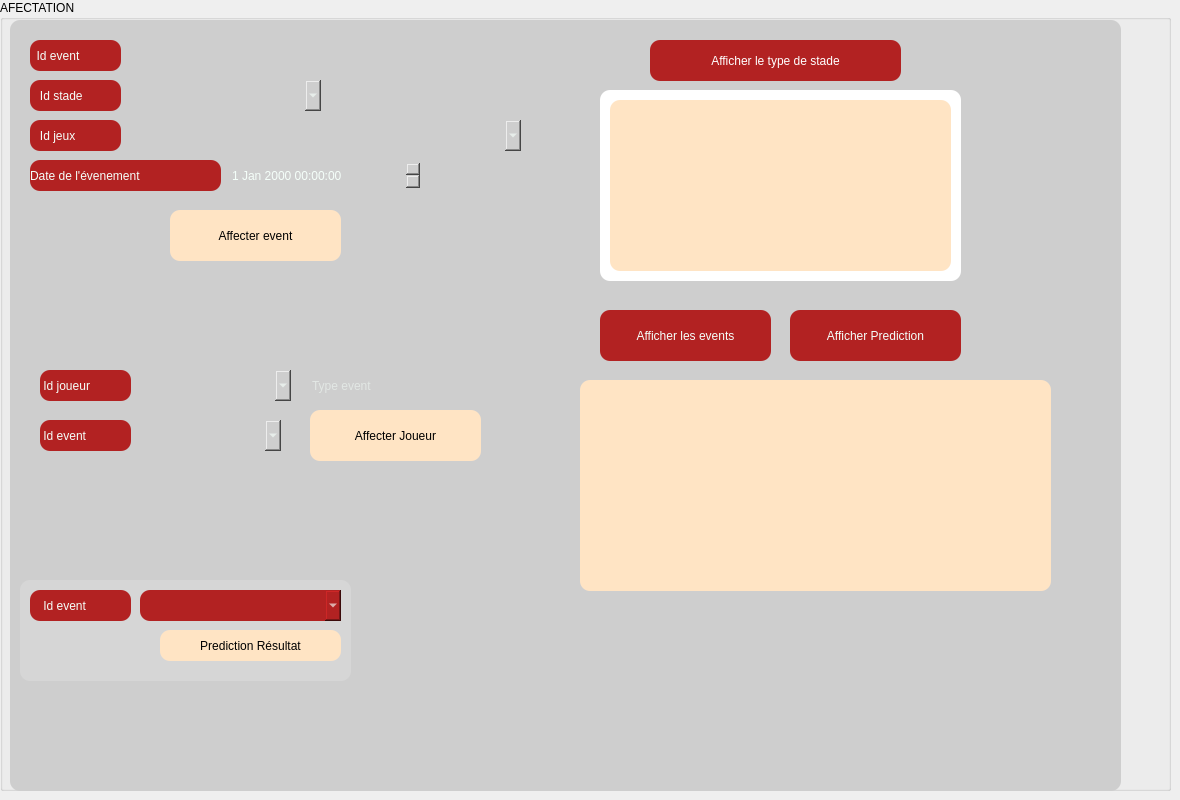
      <widget class="QWidget" name="tab_6">
       <attribute name="title">
        <string>Affectation au stade</string>
       </attribute>
       <widget class="QGroupBox" name="groupBox_3">
        <property name="geometry">
         <rect>
          <x>0</x>
          <y>0</y>
          <width>1171</width>
          <height>791</height>
         </rect>
        </property>
        <property name="title">
         <string>AFECTATION</string>
        </property>
        <widget class="QPushButton" name="pb_affecterevent">
         <property name="geometry">
          <rect>
           <x>170</x>
           <y>210</y>
           <width>171</width>
           <height>51</height>
          </rect>
         </property>
         <property name="styleSheet">
          <string notr="true">border: 1px solid gray;
font: 10pt &quot;Bahnschrift&quot;;
background: #FFE4C4;
color: #F5FFFA;
background-color: #FFE4C4; border: none;
border-radius: 10px;
icon-size: 30px;
font: 14pt &quot;Bahnschrift&quot;;
color: #000000;
</string>
         </property>
         <property name="text">
          <string>Affecter event</string>
         </property>
        </widget>
        <widget class="QDateTimeEdit" name="dateTimeEdit">
         <property name="geometry">
          <rect>
           <x>230</x>
           <y>160</y>
           <width>191</width>
           <height>31</height>
          </rect>
         </property>
         <property name="styleSheet">
          <string notr="true">border: 1px solid gray;
font: 10pt &quot;Bahnschrift&quot;;
background: #CECECE;
color: #F5FFFA;
background-color: #CECECE; border: none;
border-radius: 10px;
icon-size: 30px;
font: 14pt &quot;Bahnschrift&quot;;
</string>
         </property>
        </widget>
        <widget class="QComboBox" name="comboBox_jeuxaff">
         <property name="geometry">
          <rect>
           <x>330</x>
           <y>120</y>
           <width>191</width>
           <height>31</height>
          </rect>
         </property>
         <property name="styleSheet">
          <string notr="true">border: 1px solid gray;
font: 10pt &quot;Bahnschrift&quot;;
background: #CECECE;
color: #F5FFFA;
background-color: #CECECE; border: none;
border-radius: 10px;
icon-size: 30px;
font: 14pt &quot;Bahnschrift&quot;;
</string>
         </property>
        </widget>
        <widget class="QLabel" name="label_16">
         <property name="geometry">
          <rect>
           <x>30</x>
           <y>120</y>
           <width>91</width>
           <height>31</height>
          </rect>
         </property>
         <property name="styleSheet">
          <string notr="true">background: #B22222;
color: #F5FFFA;
background-color: #B22222; border: none;
border-radius: 10px;
icon-size: 30px;
font: 14pt &quot;Bahnschrift&quot;;
</string>
         </property>
         <property name="text">
          <string>   Id jeux</string>
         </property>
        </widget>
        <widget class="QLineEdit" name="lineEdit_idevent">
         <property name="geometry">
          <rect>
           <x>130</x>
           <y>40</y>
           <width>191</width>
           <height>31</height>
          </rect>
         </property>
         <property name="styleSheet">
          <string notr="true">border: 1px solid gray;
font: 10pt &quot;Bahnschrift&quot;;
background: #CECECE;
color: #F5FFFA;
background-color: #CECECE; border: none;
border-radius: 10px;
icon-size: 30px;
font: 14pt &quot;Bahnschrift&quot;;
</string>
         </property>
        </widget>
        <widget class="QLabel" name="label_17">
         <property name="geometry">
          <rect>
           <x>30</x>
           <y>160</y>
           <width>191</width>
           <height>31</height>
          </rect>
         </property>
         <property name="styleSheet">
          <string notr="true">background: #B22222;
color: #F5FFFA;
background-color: #B22222; border: none;
border-radius: 10px;
icon-size: 30px;
font: 14pt &quot;Bahnschrift&quot;;
</string>
         </property>
         <property name="text">
          <string>Date de l'évenement</string>
         </property>
        </widget>
        <widget class="QComboBox" name="comboBox_stadeaff">
         <property name="geometry">
          <rect>
           <x>130</x>
           <y>80</y>
           <width>191</width>
           <height>31</height>
          </rect>
         </property>
         <property name="styleSheet">
          <string notr="true">border: 1px solid gray;
font: 10pt &quot;Bahnschrift&quot;;
background: #CECECE;
color: #F5FFFA;
background-color: #CECECE; border: none;
border-radius: 10px;
icon-size: 30px;
font: 14pt &quot;Bahnschrift&quot;;
</string>
         </property>
        </widget>
        <widget class="QLabel" name="label_18">
         <property name="geometry">
          <rect>
           <x>30</x>
           <y>80</y>
           <width>91</width>
           <height>31</height>
          </rect>
         </property>
         <property name="styleSheet">
          <string notr="true">background: #B22222;
color: #F5FFFA;
background-color: #B22222; border: none;
border-radius: 10px;
icon-size: 30px;
font: 14pt &quot;Bahnschrift&quot;;
</string>
         </property>
         <property name="text">
          <string>   Id stade</string>
         </property>
        </widget>
        <widget class="QLabel" name="label_21">
         <property name="geometry">
          <rect>
           <x>30</x>
           <y>40</y>
           <width>91</width>
           <height>31</height>
          </rect>
         </property>
         <property name="styleSheet">
          <string notr="true">background: #B22222;
color: #F5FFFA;
background-color: #B22222; border: none;
border-radius: 10px;
icon-size: 30px;
font: 14pt &quot;Bahnschrift&quot;;
</string>
         </property>
         <property name="text">
          <string>  Id event</string>
         </property>
        </widget>
        <widget class="QLabel" name="label_22">
         <property name="geometry">
          <rect>
           <x>40</x>
           <y>370</y>
           <width>91</width>
           <height>31</height>
          </rect>
         </property>
         <property name="styleSheet">
          <string notr="true">background: #B22222;
color: #F5FFFA;
background-color: #B22222; border: none;
border-radius: 10px;
icon-size: 30px;
font: 14pt &quot;Bahnschrift&quot;;
</string>
         </property>
         <property name="text">
          <string> Id joueur</string>
         </property>
        </widget>
        <widget class="QPushButton" name="pushButton_3">
         <property name="geometry">
          <rect>
           <x>310</x>
           <y>410</y>
           <width>171</width>
           <height>51</height>
          </rect>
         </property>
         <property name="styleSheet">
          <string notr="true">border: 1px solid gray;
font: 10pt &quot;Bahnschrift&quot;;
background: #FFE4C4;
color: #F5FFFA;
background-color: #FFE4C4; border: none;
border-radius: 10px;
icon-size: 30px;
font: 14pt &quot;Bahnschrift&quot;;
color: #000000;
</string>
         </property>
         <property name="text">
          <string>Affecter Joueur</string>
         </property>
        </widget>
        <widget class="QComboBox" name="comboBox_idevent">
         <property name="geometry">
          <rect>
           <x>140</x>
           <y>420</y>
           <width>141</width>
           <height>31</height>
          </rect>
         </property>
         <property name="styleSheet">
          <string notr="true">border: 1px solid gray;
font: 10pt &quot;Bahnschrift&quot;;
background: #CECECE;
color: #F5FFFA;
background-color: #CECECE; border: none;
border-radius: 10px;
icon-size: 30px;
font: 14pt &quot;Bahnschrift&quot;;
</string>
         </property>
        </widget>
        <widget class="QComboBox" name="comboBox_idjoueur">
         <property name="geometry">
          <rect>
           <x>150</x>
           <y>370</y>
           <width>141</width>
           <height>31</height>
          </rect>
         </property>
         <property name="styleSheet">
          <string notr="true">border: 1px solid gray;
font: 10pt &quot;Bahnschrift&quot;;
background: #CECECE;
color: #F5FFFA;
background-color: #CECECE; border: none;
border-radius: 10px;
icon-size: 30px;
font: 14pt &quot;Bahnschrift&quot;;
</string>
         </property>
        </widget>
        <widget class="QLabel" name="label_23">
         <property name="geometry">
          <rect>
           <x>40</x>
           <y>420</y>
           <width>91</width>
           <height>31</height>
          </rect>
         </property>
         <property name="styleSheet">
          <string notr="true">background: #B22222;
color: #F5FFFA;
background-color: #B22222; border: none;
border-radius: 10px;
icon-size: 30px;
font: 14pt &quot;Bahnschrift&quot;;
</string>
         </property>
         <property name="text">
          <string> Id event</string>
         </property>
        </widget>
        <widget class="QPushButton" name="pushButton_5">
         <property name="geometry">
          <rect>
           <x>160</x>
           <y>630</y>
           <width>181</width>
           <height>31</height>
          </rect>
         </property>
         <property name="styleSheet">
          <string notr="true">border: 1px solid gray;
font: 10pt &quot;Bahnschrift&quot;;
background: #FFE4C4;
color: #F5FFFA;
background-color: #FFE4C4; border: none;
border-radius: 10px;
icon-size: 30px;
font: 14pt &quot;Bahnschrift&quot;;
color: #000000;
</string>
         </property>
         <property name="text">
          <string>Prediction Résultat</string>
         </property>
        </widget>
        <widget class="QComboBox" name="comboBox_predevent">
         <property name="geometry">
          <rect>
           <x>140</x>
           <y>590</y>
           <width>201</width>
           <height>31</height>
          </rect>
         </property>
         <property name="styleSheet">
          <string notr="true">background: #B22222;
color: #F5FFFA;
background-color: #B22222; border: none;
border-radius: 10px;
icon-size: 30px;
font: 14pt &quot;Bahnschrift&quot;;
</string>
         </property>
        </widget>
        <widget class="QLabel" name="label_24">
         <property name="geometry">
          <rect>
           <x>20</x>
           <y>580</y>
           <width>331</width>
           <height>101</height>
          </rect>
         </property>
         <property name="styleSheet">
          <string notr="true">background-color: rgb(214, 214, 214);
border-radius: 10px;</string>
         </property>
         <property name="text">
          <string/>
         </property>
        </widget>
        <widget class="QLabel" name="label_25">
         <property name="geometry">
          <rect>
           <x>30</x>
           <y>590</y>
           <width>101</width>
           <height>31</height>
          </rect>
         </property>
         <property name="styleSheet">
          <string notr="true">background: #B22222;
color: #F5FFFA;
background-color: #B22222; border: none;
border-radius: 10px;
icon-size: 30px;
font: 14pt &quot;Bahnschrift&quot;;
</string>
         </property>
         <property name="text">
          <string>    Id event</string>
         </property>
        </widget>
        <widget class="QTableView" name="tableView_affectation">
         <property name="geometry">
          <rect>
           <x>580</x>
           <y>380</y>
           <width>471</width>
           <height>211</height>
          </rect>
         </property>
         <property name="styleSheet">
          <string notr="true">border: 1px solid gray;
font: 10pt &quot;Bahnschrift&quot;;
background: #FFE4C4;
color: #F5FFFA;
background-color: #FFE4C4; border: none;
border-radius: 10px;
icon-size: 30px;
font: 14pt &quot;Bahnschrift&quot;;
color: #000000;
</string>
         </property>
        </widget>
        <widget class="QLineEdit" name="lineEdit_typeeventaff">
         <property name="geometry">
          <rect>
           <x>310</x>
           <y>370</y>
           <width>161</width>
           <height>31</height>
          </rect>
         </property>
         <property name="styleSheet">
          <string notr="true">border: 1px solid gray;
font: 10pt &quot;Bahnschrift&quot;;
background: #CECECE;
color: #F5FFFA;
background-color: #CECECE; border: none;
border-radius: 10px;
icon-size: 30px;
font: 14pt &quot;Bahnschrift&quot;;
</string>
         </property>
         <property name="text">
          <string/>
         </property>
         <property name="placeholderText">
          <string>Type event</string>
         </property>
        </widget>
        <widget class="QPushButton" name="pushButton_Afficherevent">
         <property name="geometry">
          <rect>
           <x>600</x>
           <y>310</y>
           <width>171</width>
           <height>51</height>
          </rect>
         </property>
         <property name="styleSheet">
          <string notr="true">background: #B22222;
color: #F5FFFA;
background-color: #B22222; border: none;
border-radius: 10px;
icon-size: 30px;
font: 14pt &quot;Bahnschrift&quot;;
</string>
         </property>
         <property name="text">
          <string>Afficher les events</string>
         </property>
        </widget>
        <widget class="QPushButton" name="pushButton_afficherprediction">
         <property name="geometry">
          <rect>
           <x>790</x>
           <y>310</y>
           <width>171</width>
           <height>51</height>
          </rect>
         </property>
         <property name="styleSheet">
          <string notr="true">background: #B22222;
color: #F5FFFA;
background-color: #B22222; border: none;
border-radius: 10px;
icon-size: 30px;
font: 14pt &quot;Bahnschrift&quot;;
</string>
         </property>
         <property name="text">
          <string>Afficher Prediction</string>
         </property>
        </widget>
        <widget class="QLabel" name="label_29">
         <property name="geometry">
          <rect>
           <x>600</x>
           <y>90</y>
           <width>361</width>
           <height>191</height>
          </rect>
         </property>
         <property name="styleSheet">
          <string notr="true">background-color: #fff;
border-radius: 10px;</string>
         </property>
         <property name="text">
          <string/>
         </property>
        </widget>
        <widget class="QPushButton" name="pushButton_affichermap_2">
         <property name="geometry">
          <rect>
           <x>650</x>
           <y>40</y>
           <width>251</width>
           <height>41</height>
          </rect>
         </property>
         <property name="styleSheet">
          <string notr="true">color: #fff;
background-color: #B22222; border: none;
border-radius: 10px;
icon-size: 30px;
font: 14pt &quot;Bahnschrift&quot;;
</string>
         </property>
         <property name="text">
          <string>Afficher le type de stade</string>
         </property>
        </widget>
        <widget class="QLabel" name="label_affichemap">
         <property name="geometry">
          <rect>
           <x>610</x>
           <y>100</y>
           <width>341</width>
           <height>171</height>
          </rect>
         </property>
         <property name="styleSheet">
          <string notr="true">border: 1px solid gray;
font: 10pt &quot;Bahnschrift&quot;;
background: #FFE4C4;
color: #F5FFFA;
background-color: #FFE4C4; border: none;
border-radius: 10px;
icon-size: 30px;
font: 14pt &quot;Bahnschrift&quot;;
color: #000000;
</string>
         </property>
         <property name="text">
          <string/>
         </property>
        </widget>
        <widget class="QLineEdit" name="lineEdit_idjeuxaff">
         <property name="geometry">
          <rect>
           <x>130</x>
           <y>120</y>
           <width>191</width>
           <height>31</height>
          </rect>
         </property>
         <property name="styleSheet">
          <string notr="true">border: 1px solid gray;
font: 10pt &quot;Bahnschrift&quot;;
background: #CECECE;
color: #F5FFFA;
background-color: #CECECE; border: none;
border-radius: 10px;
icon-size: 30px;
font: 14pt &quot;Bahnschrift&quot;;
</string>
         </property>
        </widget>
        <widget class="QLabel" name="label_28">
         <property name="geometry">
          <rect>
           <x>10</x>
           <y>20</y>
           <width>1111</width>
           <height>771</height>
          </rect>
         </property>
         <property name="styleSheet">
          <string notr="true">border: 1px solid gray;
font: 10pt &quot;Bahnschrift&quot;;
background: #CECECE;
color: #F5FFFA;
background-color: #CECECE; border: none;
border-radius: 10px;
icon-size: 30px;
font: 14pt &quot;Bahnschrift&quot;;
</string>
         </property>
         <property name="text">
          <string/>
         </property>
         <property name="pixmap">
          <pixmap>../../../../Nouveau dossier/image/AP21204406112649.webp</pixmap>
         </property>
         <property name="scaledContents">
          <bool>true</bool>
         </property>
        </widget>
        <widget class="QLabel" name="label_32">
         <property name="geometry">
          <rect>
           <x>10</x>
           <y>30</y>
           <width>521</width>
           <height>241</height>
          </rect>
         </property>
         <property name="styleSheet">
          <string notr="true">background-color: rgb(214, 214, 214);
border-radius: 10px;</string>
         </property>
         <property name="text">
          <string/>
         </property>
        </widget>
        <widget class="QLabel" name="label_26">
         <property name="geometry">
          <rect>
           <x>30</x>
           <y>360</y>
           <width>471</width>
           <height>121</height>
          </rect>
         </property>
         <property name="styleSheet">
          <string notr="true">background-color: rgb(214, 214, 214);
border-radius: 10px;</string>
         </property>
         <property name="text">
          <string/>
         </property>
        </widget>
        <widget class="QLabel" name="label_27">
         <property name="geometry">
          <rect>
           <x>20</x>
           <y>580</y>
           <width>471</width>
           <height>121</height>
          </rect>
         </property>
         <property name="styleSheet">
          <string notr="true">background-color: rgb(214, 214, 214);
border-radius: 10px;</string>
         </property>
         <property name="text">
          <string/>
         </property>
        </widget>
        <zorder>label_27</zorder>
        <zorder>label_26</zorder>
        <zorder>label_32</zorder>
        <zorder>label_28</zorder>
        <zorder>label_24</zorder>
        <zorder>label_21</zorder>
        <zorder>label_18</zorder>
        <zorder>comboBox_stadeaff</zorder>
        <zorder>label_17</zorder>
        <zorder>pb_affecterevent</zorder>
        <zorder>lineEdit_idevent</zorder>
        <zorder>label_16</zorder>
        <zorder>comboBox_jeuxaff</zorder>
        <zorder>dateTimeEdit</zorder>
        <zorder>label_22</zorder>
        <zorder>pushButton_3</zorder>
        <zorder>comboBox_idevent</zorder>
        <zorder>comboBox_idjoueur</zorder>
        <zorder>label_23</zorder>
        <zorder>comboBox_predevent</zorder>
        <zorder>label_25</zorder>
        <zorder>pushButton_5</zorder>
        <zorder>tableView_affectation</zorder>
        <zorder>lineEdit_typeeventaff</zorder>
        <zorder>pushButton_Afficherevent</zorder>
        <zorder>pushButton_afficherprediction</zorder>
        <zorder>label_29</zorder>
        <zorder>pushButton_affichermap_2</zorder>
        <zorder>label_affichemap</zorder>
        <zorder>lineEdit_idjeuxaff</zorder>
       </widget>
      </widget>
